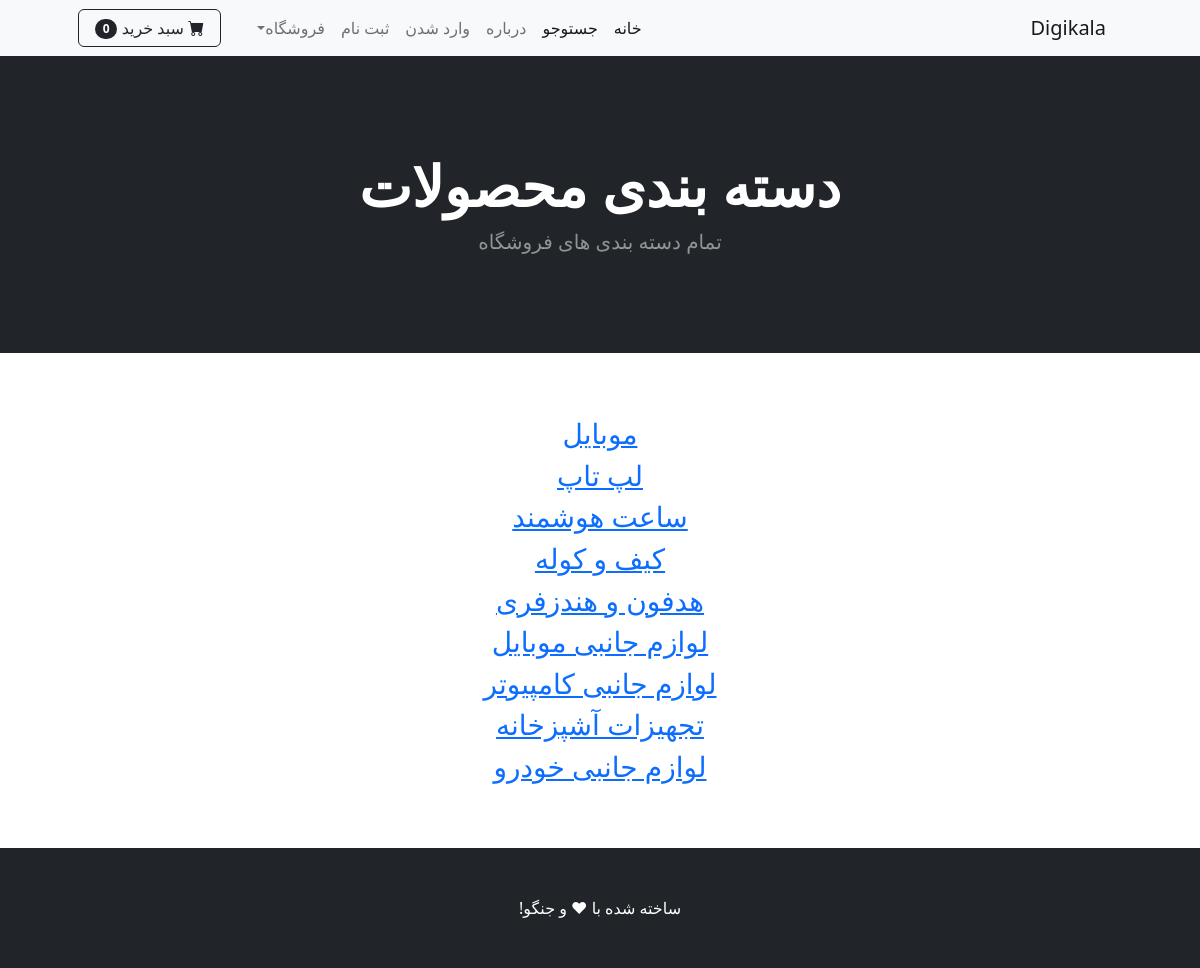
The page /category/ on the database its author committed.
### shop/models.py (models this page shows, shortened)
class Category(models.Model):
    name = models.CharField(max_length=20)

### shop/views.py (the view)
# urls.py: path('category/', views.category_summary, name="category_summary"),
def category_summary(request):
    all_cat = Category.objects.all()
    return render(request, 'category_summary.html', {'category': all_cat})

### cart/cart.py (called while the page is built)
    def __len__(self):
        return sum(self.cart.values())

### cart/context_processors.py (called while the page is built)
def cart(request):
    return {'cart':Cart(request)}

### shop/templates/category_summary.html
{% extends 'base.html' %}
{% load static %}
{% block content %}
<header class="bg-dark py-5">
    <div class="container px-4 px-lg-5 my-5">
        <div class="text-center twxt-white">
            <h1 class="display-4 fw-bolder text-white">دسته بندی محصولات</h1>
            <p class="lead fw-normal text-white-50 mb-0">تمام دسته بندی های فروشگاه</p>
        </div>
    </div>
</header>
<br><br>
<div class="container">
    <div class="row">
        <center>
            <div class="col-10">
                <p align="justify">
                    {% for cat in category %}
                    <a href="{% url 'category' cat.name %}"><h3>{{cat.name}}</h3></a>
                    {% endfor %}
                </p>
            </div>
        </center>
    </div>
</div>
<br><br>
{% endblock %}

### rows shown on the page
Category: name "لپ تاپ"
Category: name "ساعت هوشمند"
Category: name "کیف و کوله"
Category: name "هدفون و هندزفری"
Category: name "لوازم جانبی موبایل"
Category: name "لوازم جانبی کامپیوتر"
Category: name "تجهیزات آشپزخانه"
Category: name "لوازم جانبی خودرو"

### other values the page prints
{{ cart|length }} "0"
